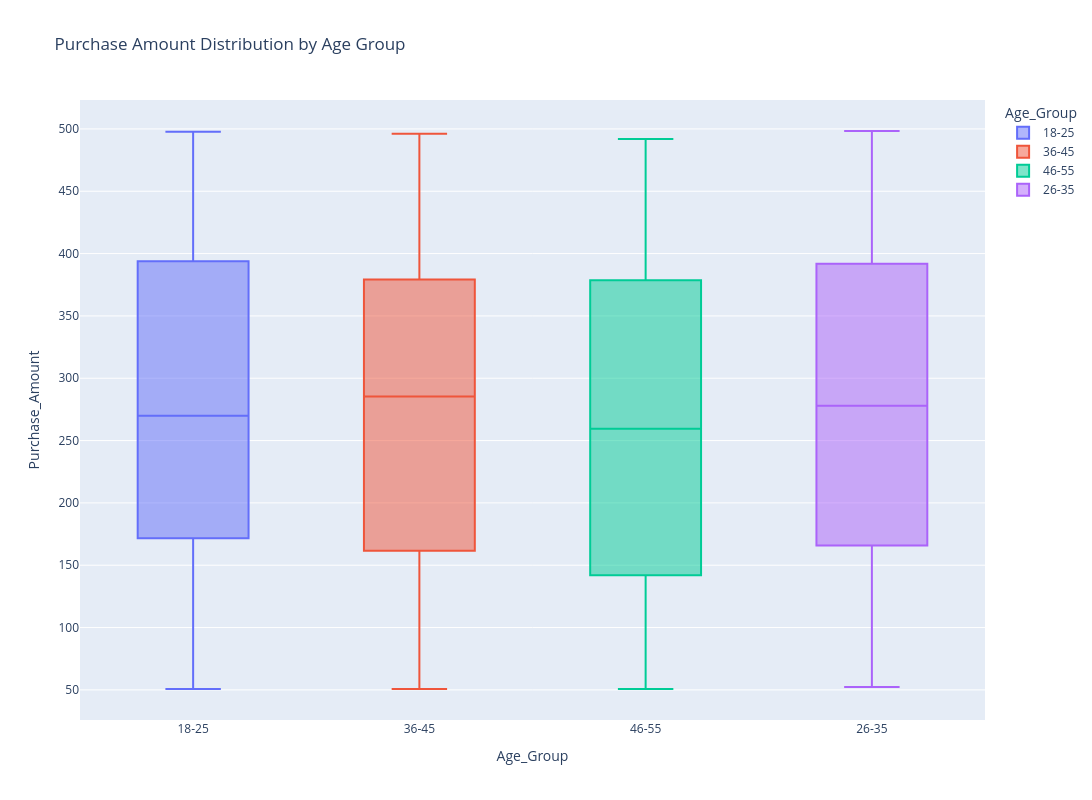

Notebook source saved alongside this figure:
### Code cell
# Purchasing amounts per age group

df_sorted = df.sort_values('Purchase_Amount')
fig = px.box(df_sorted, x='Age_Group', y='Purchase_Amount', color='Age_Group', title='Purchase Amount Distribution by Age Group')
fig.update_layout(width=1300, height=800)

fig.show()

### Figure 1 — Plotly figure (JSON) as saved in the notebook; plotly's stock layout.template omitted (floating-point values rounded to 4 significant figures; data arrays with more than 128 entries replaced by an {"elided": "..."} marker saying what was removed)
{"data": [{"alignmentgroup": "True", "hovertemplate": "Age_Group=%{x}<br>Purchase_Amount=%{y}<extra></extra>", "legendgroup": "18-25", "marker": {"color": "#636efa"}, "name": "18-25", "notched": false, "offsetgroup": "18-25", "orientation": "v", "showlegend": true, "type": "box", "x": {"elided": "222 str values"}, "x0": " ", "xaxis": "x", "y": {"elided": "222 float values"}, "y0": " ", "yaxis": "y"}, {"alignmentgroup": "True", "hovertemplate": "Age_Group=%{x}<br>Purchase_Amount=%{y}<extra></extra>", "legendgroup": "36-45", "marker": {"color": "#EF553B"}, "name": "36-45", "notched": false, "offsetgroup": "36-45", "orientation": "v", "showlegend": true, "type": "box", "x": {"elided": "320 str values"}, "x0": " ", "xaxis": "x", "y": {"elided": "320 float values"}, "y0": " ", "yaxis": "y"}, {"alignmentgroup": "True", "hovertemplate": "Age_Group=%{x}<br>Purchase_Amount=%{y}<extra></extra>", "legendgroup": "46-55", "marker": {"color": "#00cc96"}, "name": "46-55", "notched": false, "offsetgroup": "46-55", "orientation": "v", "showlegend": true, "type": "box", "x": {"elided": "150 str values"}, "x0": " ", "xaxis": "x", "y": {"elided": "150 float values"}, "y0": " ", "yaxis": "y"}, {"alignmentgroup": "True", "hovertemplate": "Age_Group=%{x}<br>Purchase_Amount=%{y}<extra></extra>", "legendgroup": "26-35", "marker": {"color": "#ab63fa"}, "name": "26-35", "notched": false, "offsetgroup": "26-35", "orientation": "v", "showlegend": true, "type": "box", "x": {"elided": "308 str values"}, "x0": " ", "xaxis": "x", "y": {"elided": "308 float values"}, "y0": " ", "yaxis": "y"}], "layout": {"boxmode": "overlay", "height": 800, "legend": {"title": {"text": "Age_Group"}, "tracegroupgap": 0}, "title": {"text": "Purchase Amount Distribution by Age Group"}, "width": 1300, "xaxis": {"anchor": "y", "categoryarray": ["18-25", "36-45", "46-55", "26-35"], "categoryorder": "array", "domain": [0, 1], "title": {"text": "Age_Group"}}, "yaxis": {"anchor": "x", "domain": [0, 1], "title": {"text": "Purchase_Amount"}}}}
